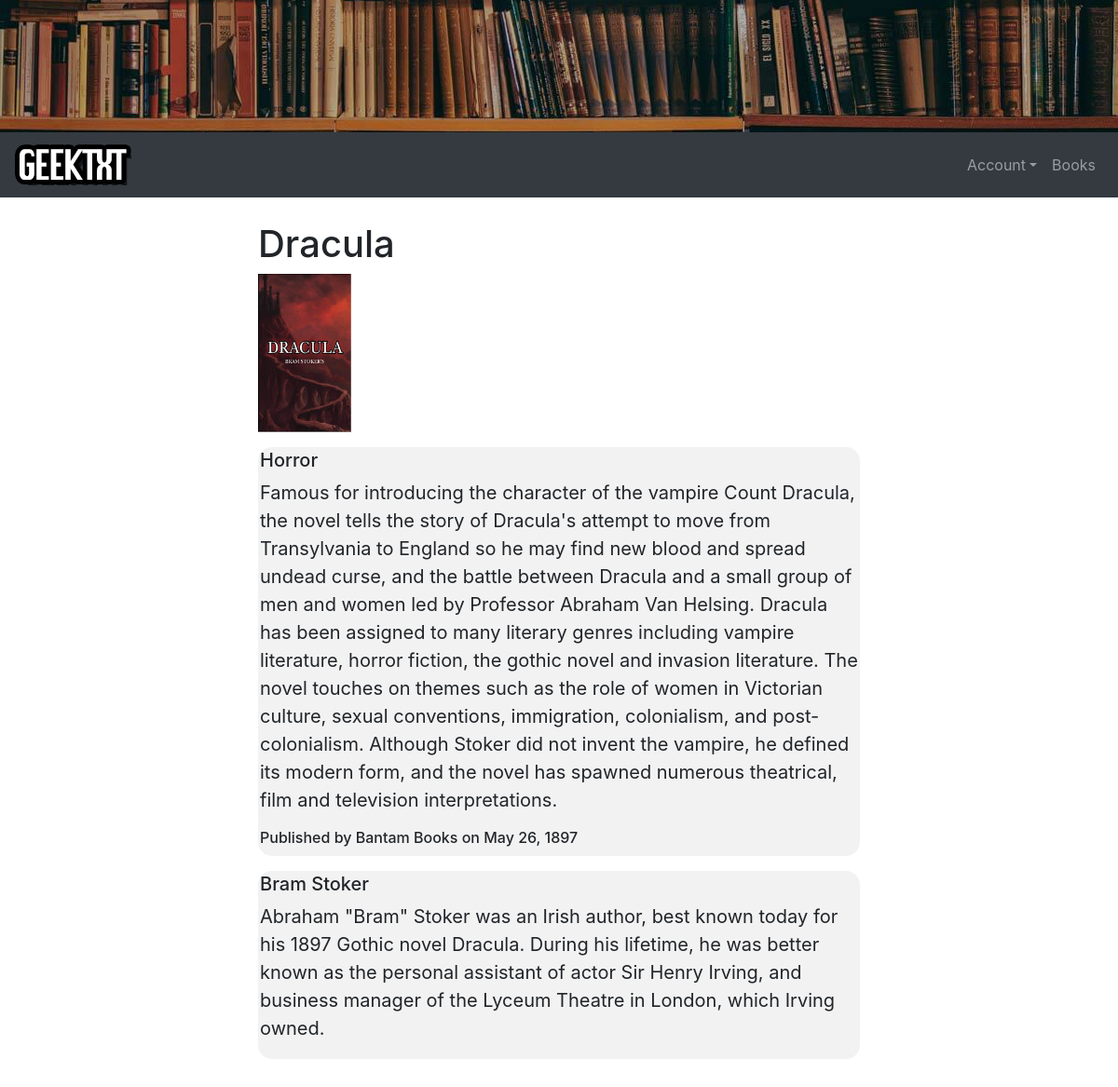
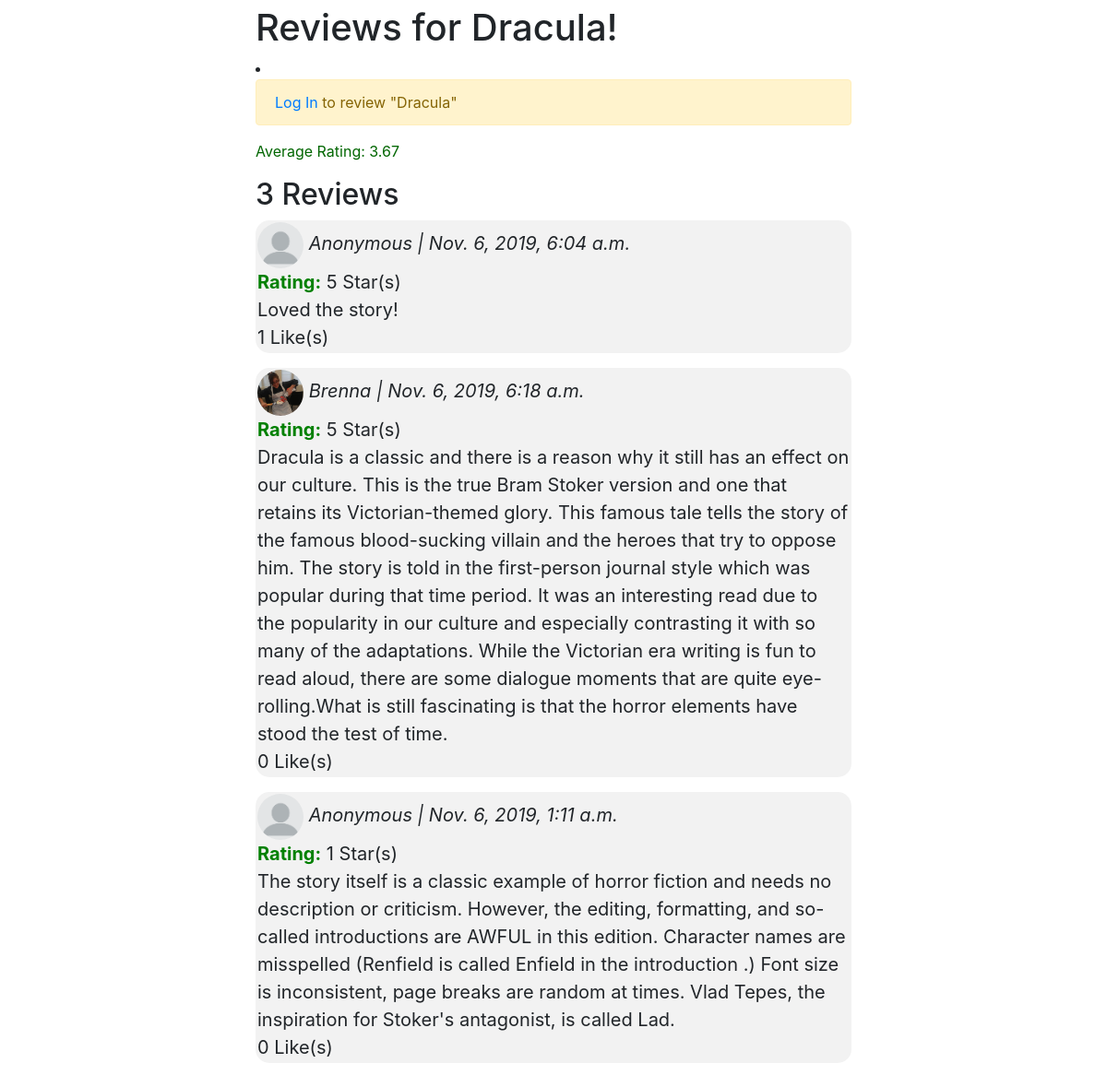
The app's page /reviews/8/Dracula with its own data (2 pictures, top to bottom).
### bookstore/models.py (models this page shows, shortened)
class Book(models.Model):
	title = models.CharField(max_length=100)
	author = models.ForeignKey(Author, on_delete=models.CASCADE)
	datePublished = models.DateField()
	bookDescription = models.TextField(null=True)
	genre = models.ForeignKey(Genre, on_delete=models.SET('Default'))
	publisher = models.ForeignKey(Publisher, on_delete=models.SET('Default'))
	price = models.DecimalField(max_digits=5, decimal_places=2)
	photo = models.ImageField(upload_to="gallery")
	class Meta:
		ordering = ['title']

class Genre(models.Model):
	genre = models.CharField(max_length=50)
	def __str__(self):
		return self.genre

class Publisher(models.Model):
	publisher = models.CharField(max_length=50)
	pubLocation = models.CharField(max_length=50)
	def __str__(self):
		return self.publisher

class Author(models.Model):
	name = models.CharField(max_length=50)
	biography = models.CharField(max_length=500)
	def __str__(self):
		return self.name

### reviews/models.py (models this page shows, shortened)
class Review(models.Model):
	content = models.CharField(max_length=800)
	date_posted = models.DateTimeField(auto_now_add=True)
	author = models.ForeignKey(User, on_delete=models.CASCADE)
	book = models.ForeignKey(Book, on_delete=models.CASCADE)
	RATING_CHOICES = zip(range(1,6), range(1,6))
	rating = models.IntegerField(choices=RATING_CHOICES, default=1)
	anonymous = models.BooleanField(default=False)
	num_likes = models.IntegerField(default=0)

### account/models.py (models this page shows, shortened)
class Profile(models.Model):
    user = models.OneToOneField(User,on_delete=models.CASCADE)
    profilePic = models.ImageField(default='default.jpg',upload_to='profile_pics')

### reviews/views.py (the view)
# urls.py: path(r'reviews/<id>/<title>', views.reviews, name='reviews'),
def reviews(request, id, title):
    user = request.user
    book = get_object_or_404(Book, id=id, title=title)
    reviews = Review.objects.filter(book=book).order_by('-num_likes')
    average_rating = reviews.aggregate(average=Avg('rating'))
    if user.is_authenticated:
        this_user_review = reviews.filter(author=user)
        reviews_minus_this_user = reviews.exclude(author=user)
        purchased = Book_User.objects.filter(book=book, user=user).exists()
        reviewed_already = Review.objects.filter(book=book, author=user).exists()
    else:
        this_user_review = None
        reviews_minus_this_user = reviews
        review_form = ReviewForm(request.POST or None)
        purchased = None
        reviewed_already = None
    if request.method == 'POST':
        review_form = ReviewForm(request.POST or None)
        if review_form.is_valid():
            content = request.POST.get('content')
            rating = request.POST.get('rating')
            if request.POST.get('anonymous'):
                anonymous = True
            else:
                anonymous = False
            review = Review.objects.create(book=book, author=user, content=content, rating=rating, anonymous=anonymous)
            review.save()
            messages.success(request, "You've successfully reviewed this book.")
            return HttpResponseRedirect('/reviews/%s/%s' % (book.id, book.title))
        else:
            review_form = ReviewForm()
    else:
        review_form = ReviewForm()
    context = {
        'title': 'Reviews',
        'reviews': reviews,
        'this_user_review': this_user_review,
        'reviews_minus_this_user': reviews_minus_this_user,
        'review_form': review_form,
        'book_title': book.title,
        'book_id': book.id,
        'average_rating': average_rating['average'],
        'user': user,
        'purchased': purchased,
        'reviewed_already': reviewed_already,
        'book_author': book.author,
        'book_authordesc': book.author.biography,
        'book_desc': book.bookDescription,
        'book_genre': book.genre,
        'book_publisher': book.publisher,
        'book_pubdate': book.datePublished,
        'book_photo': book.photo,
    }
    return render(request, 'reviews/reviews.html', context)

### reviews/templates/reviews/reviews.html (shortened to what this page needs)
{% extends 'base.html' %}
{% block content %}
<div class="review-wrap">
	<h1> {{ book_title }}</h1>
	<img id="1" src="{{ book_photo.url }}" width=100 height=170 onclick="resizeImage(1)">
	<blockquote class="blockquote" style="background-color:#f2f2f2;border-radius: 15px;padding:2px;">
		<h5> {{ book_genre }} </h5>
		<p> {{ book_desc }} </p>
		<h6> Published by {{ book_publisher }} on {{ book_pubdate }} </h6>
	</blockquote>
	<blockquote class="blockquote" style="background-color:#f2f2f2;border-radius: 15px;padding:2px;">
		<h5> {{ book_author }} </h5>
		<p> {{ book_authordesc }} </p>
	</blockquote>
</div>
<div class="review-wrap">
	<h1>Reviews for {{ book_title }}!</h1>
	{% if user.is_authenticated %}
		{% if purchased %}
			{% if reviewed_already %}
			{% else %}
				{% if reviews.count == 0 %}
					<p>Be the first to review this book!</p>
				{% elif this_user_review|length == 0 %}
					<p>Create a review!</p>
				{% endif %}
				<form method="post" class="review-form-group">
					<p>Write a review no more than 800 characters long.</p>
					{% csrf_token %}
					{{ review_form.as_p}}
					<input type="submit" value="Review" class="btn btn-outline-success" id="review-btn">
				</form>
			{% endif %}
		{% else %}
			<li>
				<div class="alert alert-warning">
					<a href="{% url 'addtocart' book_id %}?from={{request.path|urlencode}}">Add "{{ book_title }}" to cart</a>
					and purchase it in order to review it!
				</div>
			</li>
		{% endif %}
	{% else %}
		<li>
			<div class="alert alert-warning">
				<a href="{% url 'login' %}">Log In</a>
				to review "{{ book_title }}"
			</div>
		</li>
	{% endif %}
	<div class="main-content-section">
		{% if average_rating %}
			<p class="ave-rating">Average Rating: {{ average_rating|floatformat:2 }}</p>
		{% endif %}
		<h2>{{ reviews.count }} Review{{ reviews|pluralize }}</h2>
		{% for review in reviews_minus_this_user %}
			<blockquote class="blockquote" style="background-color:#f2f2f2;border-radius: 15px;padding:2px;">
				<cite title="Source Title">
					{% if review.anonymous %}
					<img class="rounded-circle account-img" src="/static/images/anon.png" width="50" height="50">
						Anonymous
					{% else %}
						{% if review.author.profile.profilePic.url %}
							<img class="rounded-circle account-img" src="{{ review.author.profile.profilePic.url }}" width="50" height="50">
						{% else %}
							<img class="rounded-circle account-img" src="/static/images/anon.png" width="50" height="50">
						{% endif %}
						{{ review.author|capfirst }}
					{% endif %}
					| {{ review.date_posted }}</cite>
				<p class="mb-0"><span class="rating">Rating:</span> {{ review.rating }} Star(s)</p>
				<p class="mb-0">{{ review.content }}</p>
				<p class="mb-0">{{ review.num_likes }} Like(s)</p>
			</blockquote>
    	{% endfor %}
    </div>
</div>
{% endblock content %}

### bookstore/templates/base.html (shortened to what this page needs)
{% load static %}
<!doctype html>
<html lang="en">
    <head>
        <link rel="stylesheet" href="https://stackpath.bootstrapcdn.com/bootstrap/4.3.1/css/bootstrap.min.css">
        <link rel="stylesheet" href="{% static 'css/review-style.css' %}">
    </head>
    <body>
        <img class="img-fluid" style="width: 100%;height: auto;" src="{% static 'images/books.jpg' %}" alt="Card image">
        <nav class="navbar navbar-expand-lg navbar-dark bg-dark mb-3">
            <a class="navbar-brand" href="{% url 'bookstore-home' %}"><img src="{% static 'images/logoSmall.png' %}"></a>
            <div class="collapse navbar-collapse" id="navbarSupportedContent">
                <ul class="navbar-nav ml-auto">
                    {% if user.is_authenticated %}
                    <li class="nav-item dropdown">
                        <a class="nav-link dropdown-toggle" data-toggle="dropdown" href="#" role="button" aria-haspopup="true" aria-expanded="false">
                            <img class="rounded-circle border border-warning" src="{{ user.profile.profilePic.url }}" width="30" height="30" alt="">
                             {{ user.username }}
                        </a>
                        <div class="dropdown-menu">
                            <a class="dropdown-item" href="{% url 'profile' %}">Profile</a>
                            <a class="dropdown-item" href="{% url 'wishlists' %}">Wishlist</a>
                            <a class="dropdown-item" href="{% url 'logout' %}">Log Out</a>
                        </div>
                    </li>
                    {% else  %}
                    <li class="nav-item dropdown">
                            <a class="nav-link dropdown-toggle" data-toggle="dropdown" href="#" role="button" aria-haspopup="true" aria-expanded="false">Account</a>
                    </li>
                    {% endif  %}
                    <li class="nav-item">
                        <a class="nav-link" href="{% url 'bookstore-books' %}">Books</a>
                    </li>
                </ul>
            </div>
        </nav>
        <div class="container">
            {% block content %}
            {% endblock content %}
        </div>
    </body>
</html>

### bookstore/static/css/review-style.css (style rules this page uses)
.review-wrap { margin: auto; width: 60%; padding: 10px; }
.rating { color: green; font-weight: bold; }
.ave-rating { color: #006600; }

### records on screen
Book: title "Dracula", bookDescription "Famous for introducing the character of the vampire Count Dracula, the novel tells the story of Dracula's attempt to move from Transylvania to England so he may find new blood and spread undead curse, and the battle between Dracula and a small group of men and women led by Professor Abraham Van Helsing. Dracula has been assigned to many literary genres including vampire literature, horror fiction, the gothic novel and invasion literature. The novel touches on themes such as the role of women in Victorian culture, sexual conventions, immigration, colonialism, and post-colonialism. Although Stoker did not invent the vampire, he defined its modern form, and the novel has spawned numerous…", datePublished "May 26, 1897"
Genre: genre "Horror"
Publisher: publisher "Bantam Books"
Author: name "Bram Stoker", biography "Abraham \"Bram\" Stoker was an Irish author, best known today for his 1897 Gothic novel Dracula. During his lifetime, he was better known as the personal assistant of actor Sir Henry Irving, and business manager of the Lyceum Theatre in London, which Irving owned."
Review: anonymous True (drawn), date_posted "Nov. 6, 2019, 6:04 a.m.", rating "5", content "Loved the story!", num_likes "1"
Review: author.profile.profilePic (picture), author "Brenna", date_posted "Nov. 6, 2019, 6:18 a.m.", rating "5", content "Dracula is a classic and there is a reason why it still has an effect on our culture. This is the true Bram Stoker version and one that retains its Victorian-themed glory. This famous tale tells the story of the famous blood-sucking villain and the heroes that try to oppose him. The story is told in the first-person journal style which was popular during that time period. It was an interesting read due to the popularity in our culture and especially contrasting it with so many of the adaptations. While the Victorian era writing is fun to read aloud, there are some dialogue moments that are quite eye-rolling.What is still fascinating is that the horror elements have stood the test of time.", num_likes "0"
Review: anonymous True (drawn), date_posted "Nov. 6, 2019, 1:11 a.m.", rating "1", content "The story itself is a classic example of horror fiction and needs no description or criticism. However, the editing, formatting, and so-called introductions are AWFUL in this edition. Character names are misspelled (Renfield is called Enfield in the introduction .) Font size is inconsistent, page breaks are random at times. Vlad Tepes, the inspiration for Stoker's antagonist, is called Lad.", num_likes "0"

### other values on screen
{{ average_rating|floatformat:2 }} "3.67"
{{ reviews.count }} "3"
